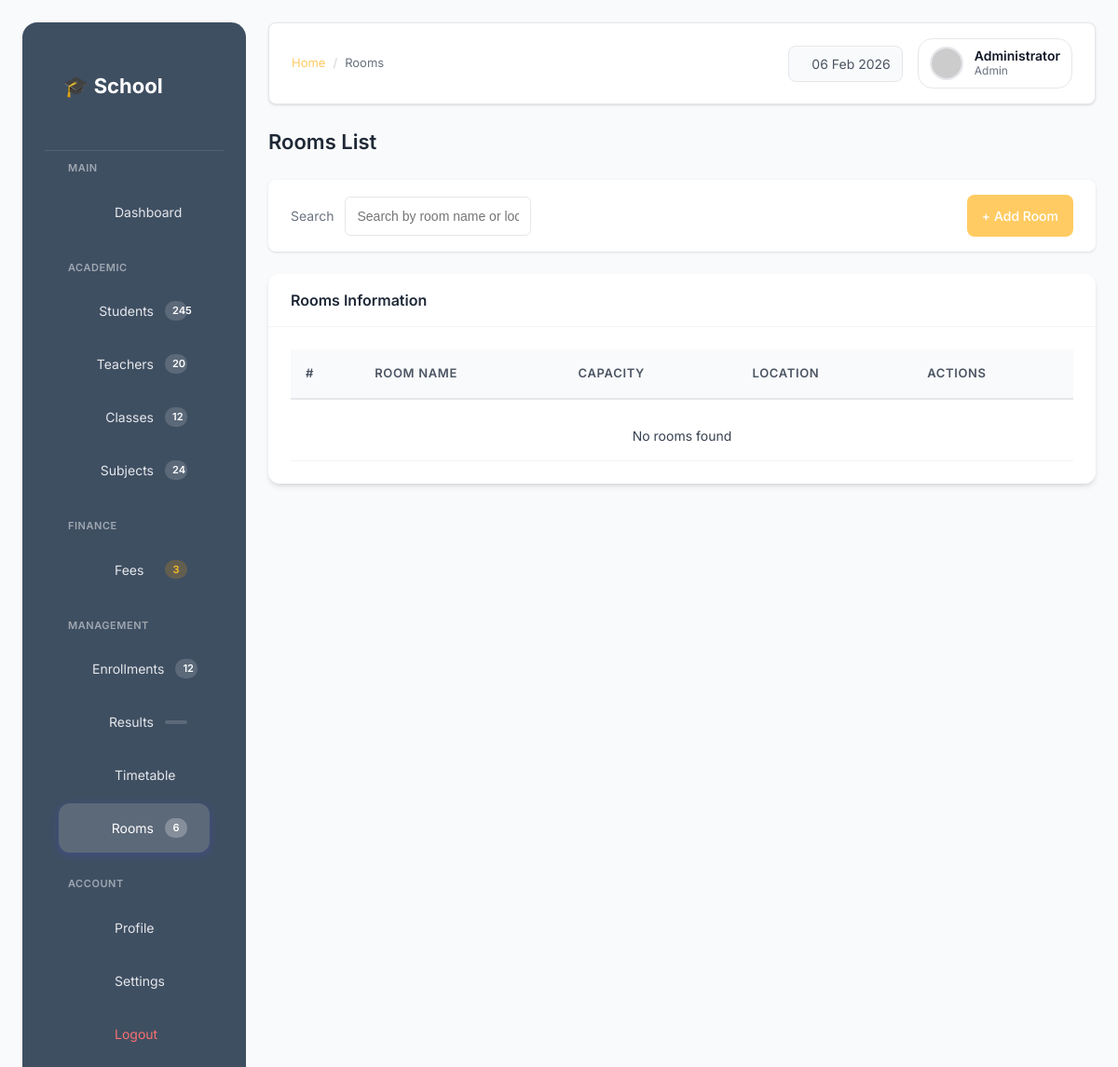
Before: /rooms (signed in) with the older database file.
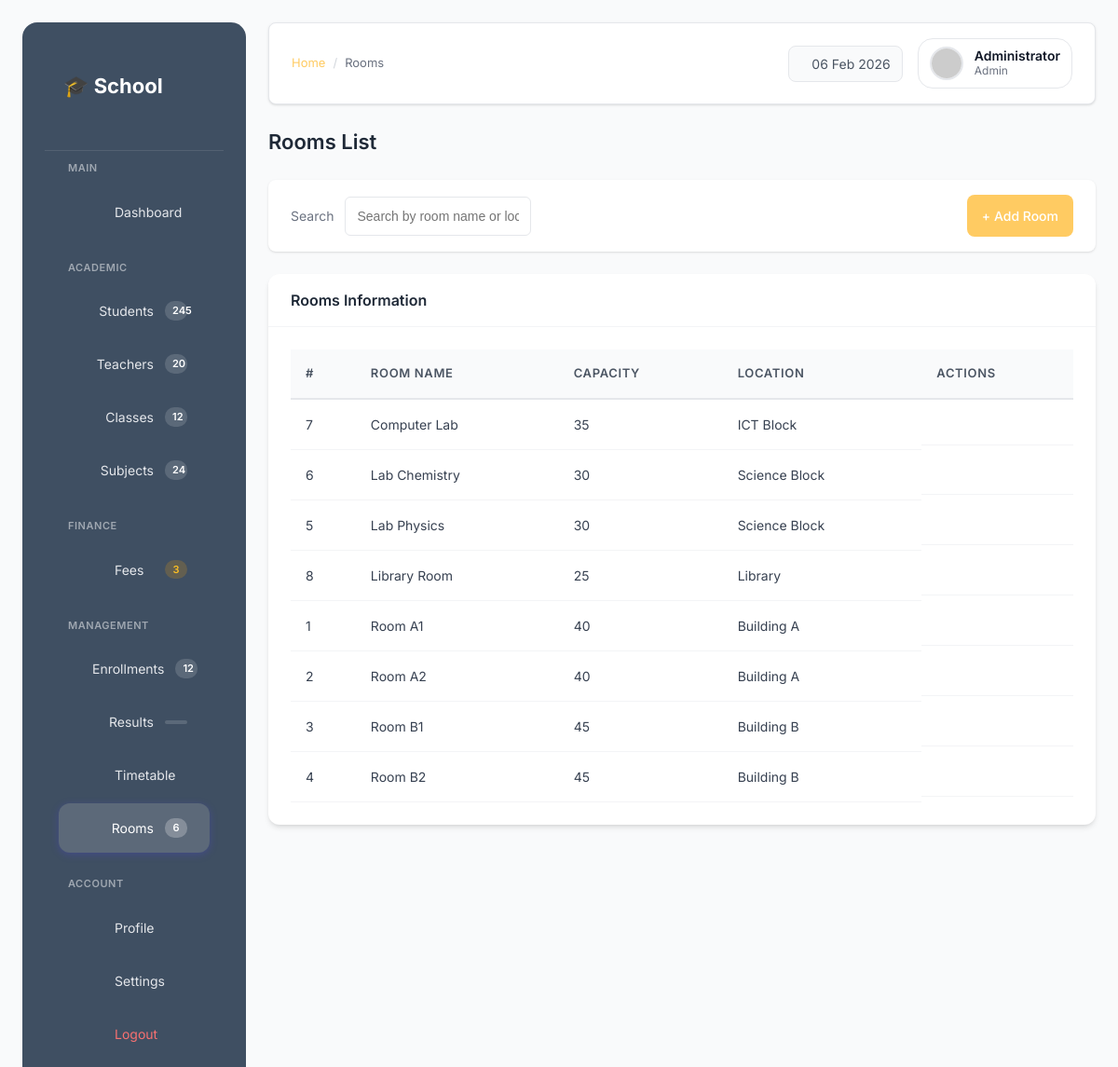
After: the same page with the newer database file.
### tables this page shows
CREATE TABLE rooms (
    id INTEGER PRIMARY KEY AUTOINCREMENT,
    name TEXT NOT NULL,
    capacity INTEGER,
    location TEXT
);

### app.py (the view)
@app.route("/rooms")
@login_required
def rooms():
    conn = get_db_connection()
    rooms = conn.execute("SELECT * FROM rooms ORDER BY name").fetchall()
    conn.close()
    return render_template("rooms.html",
                         rooms=rooms,
                         page_title="Rooms",
                         page_heading="Rooms")

### app.py (called while the page is built)
def get_db_connection():
    conn = sqlite3.connect(DB_PATH)
    conn.row_factory = sqlite3.Row
    return conn

def login_required(f):
    @wraps(f)
    def decorated_function(*args, **kwargs):
        if not session.get("admin_logged_in"):
            return redirect(url_for("login"))
        return f(*args, **kwargs)
    return decorated_function

@app.context_processor
def inject_date():
    return {"current_date": datetime.now().strftime("%d %b %Y")}

### templates/rooms.html (shortened to what this page needs)
{% extends "base.html" %}
{% block breadcrumb %}Rooms{% endblock %}
{% block content %}
<div class="page-header">
    <h2>Rooms List</h2>
</div>
<div class="filter-bar">
    <div class="filter-group">
        <label>Search</label>
        <input type="text" placeholder="Search by room name or location">
    </div>
    <a href="{{ url_for('add_room') }}" class="btn btn-primary">
        + Add Room
    </a>
</div>
<div class="card">
    <div class="card-header">
        Rooms Information
    </div>
    <div class="card-body">
        <table class="table">
            <thead>
                <tr>
                    <th>#</th>
                    <th>Room Name</th>
                    <th>Capacity</th>
                    <th>Location</th>
                    <th class="text-right">Actions</th>
                </tr>
            </thead>
            <tbody>
                {% for room in rooms %}
                <tr>
                    <td>{{ room.id }}</td>
                    <td>
                        {{ room.name }}
                    </td>
                    <td>{{ room.capacity }}</td>
                    <td>{{ room.location or "-" }}</td>
                    <td class="action-icons">
                        <a href="{{ url_for('edit_room', id=room.id) }}"
                           class="edit" title="Edit">
                        </a>
                        <a href="{{ url_for('delete_room', id=room.id) }}"
                           class="delete"
                           onclick="return confirm('Are you sure?');"
                           title="Delete">
                        </a>
                    </td>
                </tr>
                {% else %}
                <tr>
                    <td colspan="5" class="empty-state">
                        <p>No rooms found</p>
                    </td>
                </tr>
                {% endfor %}
            </tbody>
        </table>
    </div>
</div>
{% endblock %}

Changed rows visible on the page:
added rooms: id "7", name "Computer Lab", capacity "35", location "ICT Block"
added rooms: id "6", name "Lab Chemistry", capacity "30", location "Science Block"
added rooms: id "5", name "Lab Physics", capacity "30", location "Science Block"
added rooms: id "8", name "Library Room", capacity "25", location "Library"
added rooms: id "1", name "Room A1", capacity "40", location "Building A"
added rooms: id "2", name "Room A2", capacity "40", location "Building A"
added rooms: id "3", name "Room B1", capacity "45", location "Building B"
added rooms: id "4", name "Room B2", capacity "45", location "Building B"
Other visible differences:
text no longer shown: "No rooms found"
